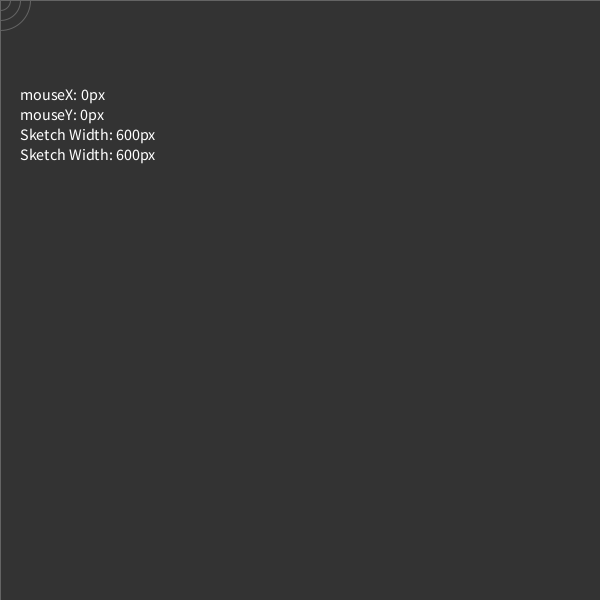
Frame 1 (no input)
Frame 60 (the mouse pressed at the canvas centre just before this capture): identical to frame 1, image omitted
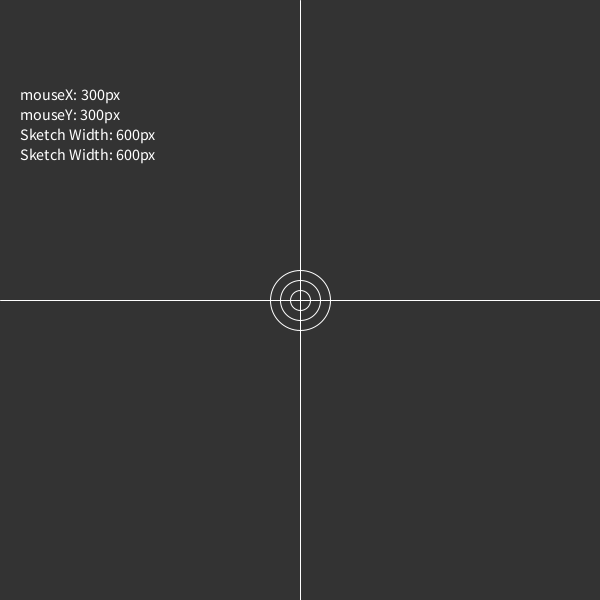
Frame 120 (the mouse held since frame 60 and released just before this capture)

The Processing sketch that drew these frames (run headless with seeded random() and noise(); from frame 60 on, the mouse is pressed at the canvas centre):

// Processing sketch: where
// ── where.pde
// HU
// Kornyezeti valtozok

// EN 
// Environment variables

void setup () {
  size(600,600);
  background(51);
  textSize(16);
}

void draw () {
  background(51);
  // lines / vonalak
  drawCrosshair();
  // mouse data / eger adatok
  drawInfo();
}


void drawCrosshair() {
  // stroke color , vonal szin
  stroke(100);
  // eger lenyomva? / is the mouse pressed? 
  if (mousePressed) {
    // make it white / legyen inkabb feher
    stroke(255);
  } 
  // horizontal, vertical line - fuggoleges, vizszintes vonalak
  line(mouseX, 0, mouseX, height);
  line(0, mouseY, width, mouseY);
  noFill();
  // circles / korok
  ellipse(mouseX, mouseY, 20, 20);
  ellipse(mouseX, mouseY, 40, 40);
  ellipse(mouseX, mouseY, 60, 60);
}


void drawInfo () {

  // text("blah", X pozicio, Y pozicio)
  // text("blah", X position, Y position)
  fill(255);

  // the add sign means CONCAT this and that when it comes to text
  // Az osszeadas jel osszekotest jelent amikor szovegrol beszelunk 
  text("mouseX: " + mouseX + "px" ,20, 100);
  text("mouseY: " + mouseY + "px" ,20, 120);
  text("Sketch Width: " + width + "px" ,20, 140);
  text("Sketch Width: " + width + "px" ,20, 160);

  if (mousePressed && (mouseButton == LEFT)) {
    text("Left click/Bal Klikk ", 20, 180);
  } 
  if (mousePressed && (mouseButton == RIGHT)) {
    text("Right click/Jobb klikk", 20, 180);
  } 
}
